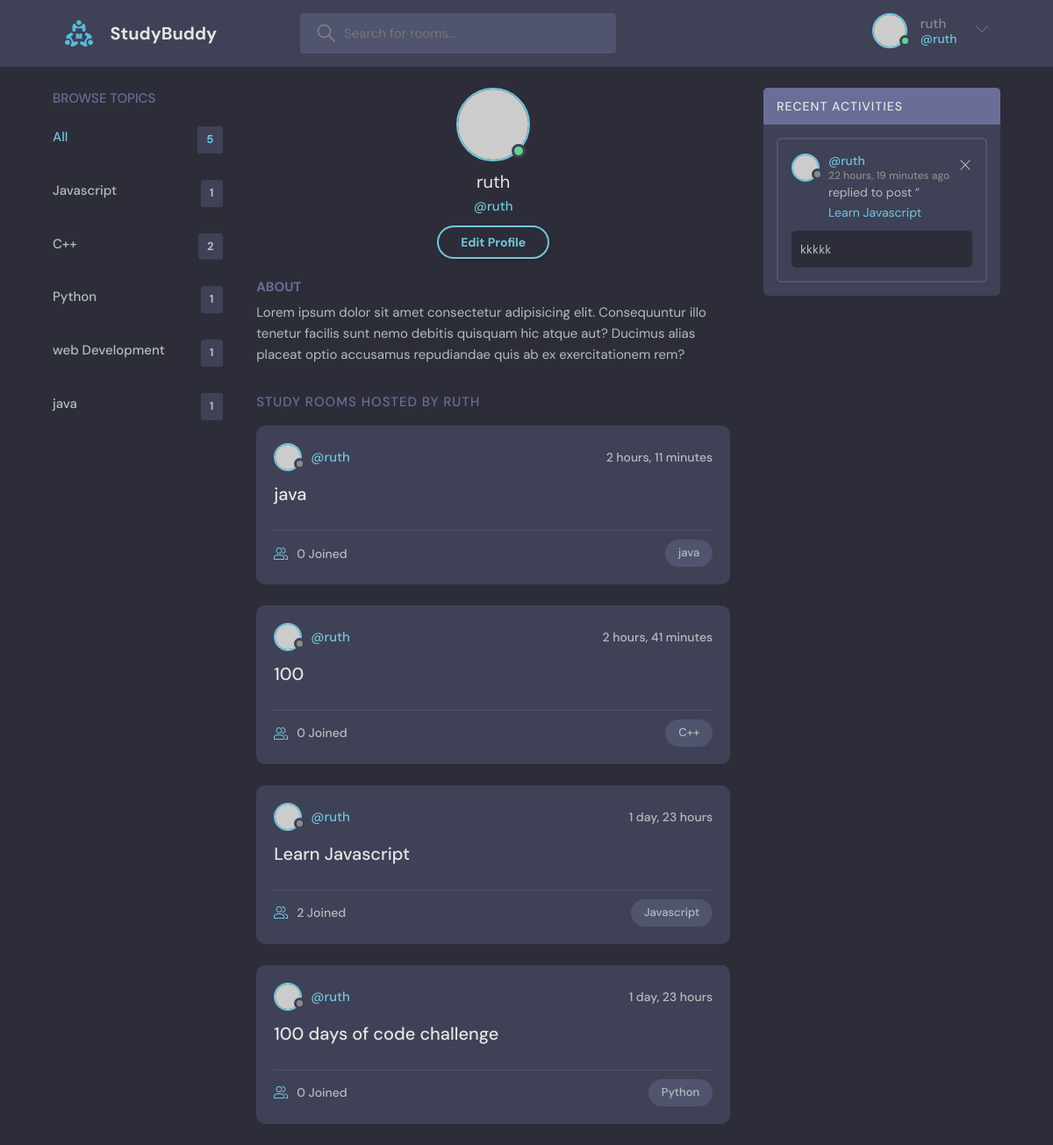
The app's page /user-profile/1/ (signed in) with its own data.
### base/models.py (models this page shows, shortened)
class Topic(models.Model):
    name = models.CharField(max_length=200)
    def __str__(self):
        return self.name

class Room(models.Model):
    host = models.ForeignKey(User, on_delete=models.SET_NULL, null=True)
    topic = models.ForeignKey(Topic, on_delete=models.SET_NULL, null=True)
    name = models.CharField(max_length=200)
    description = models.TextField(null=True, blank=True)
    participants = models.ManyToManyField(
        User, related_name='participants', blank=True)
    updated = models.DateTimeField(auto_now=True)
    created = models.DateTimeField(auto_now_add=True)
    class Meta:
        ordering = ['-updated', '-created']
    def __str__(self):
        return self.name

class Message(models.Model):
    user = models.ForeignKey(User, on_delete=models.CASCADE)
    room = models.ForeignKey(Room, on_delete=models.CASCADE)
    body = models.TextField()
    updated = models.DateTimeField(auto_now=True)
    created = models.DateTimeField(auto_now_add=True)
    class Meta:
        ordering = ['-updated', '-created']

### base/views.py (the view)
# urls.py: path('user-profile/<str:pk>/', views.userprofile, name="user-profile"),
def userprofile(request, pk):
    user = User.objects.get(id=pk)
    rooms = user.room_set.all()
    room_message = user.message_set.all()
    topics = Topic.objects.all()
    context = {'user': user, 'rooms': rooms,
               'room_message': room_message, 'topics': topics}
    return render(request, 'base/profile.html', context)

### base/templates/base/profile.html
{% extends 'main.html' %}
{% block content %}
  <main class="profile-page layout layout--3">
    <div class="container">
      {% include 'base/topics_component.html'%}
      <div class="roomList">
        <div class="profile">
          <div class="profile__avatar">
            <div class="avatar avatar--large active">
              <img src="https://randomuser.me/api/portraits/men/11.jpg" />
            </div>
          </div>
          <div class="profile__info">
            <h3>{{user.username}}</h3>
            <p>@{{user.username}}</p>
            <a href="edit-user.html" class="btn btn--main btn--pill">Edit Profile</a>
          </div>
          <div class="profile__about">
            <h3>About</h3>
            <p>
              Lorem ipsum dolor sit amet consectetur adipisicing elit. Consequuntur illo tenetur
              facilis sunt nemo debitis quisquam hic atque aut? Ducimus alias placeat optio
              accusamus repudiandae quis ab ex exercitationem rem?
            </p>
          </div>
        </div>
        <div class="roomList__header">
          <div>
            <h2>Study Rooms Hosted by {{user.username}}</a>
            </h2>
          </div>
        </div>
        {% include 'base/feed_component.html'%}
      </div>
      {% include 'base/activities_component.html'%}
    </div>
  </main>
  {% endblock content %}

### templates/navbar.html (shortened to what this page needs)
{% load static %}
<header class="header header--loggedIn">
   <div class="container">
     <a href="/" class="header__logo">
       <img src="{% static 'Images/logo.svg' %}" />
       <h1>StudyBuddy</h1>
     </a>
     <form class="header__search" method="GET" action="{% url 'home' %}">
       <label>
         <input placeholder="Search for rooms..." name="q" />
       </label>
     </form>
     <nav class="header__menu">
      {% if request.user.is_authenticated %}
       <div class="header__user">
         <a href="{% url 'user-profile' user.id%}">
           <div class="avatar avatar--medium active">
             <img src="https://randomuser.me/api/portraits/men/37.jpg" />
           </div>
           <p>{{request.user}} <span>@{{request.user}}</span></p>
         </a>
         <button class="dropdown-button">
           <svg version="1.1" xmlns="http://www.w3.org/2000/svg" width="32" height="32" viewBox="0 0 32 32">
             <title>chevron-down</title>
             <path d="M16 21l-13-13h-3l16 16 16-16h-3l-13 13z"></path>
           </svg>
         </button>
       </div>
       {% else %}
       <a href="{% url 'login' %}">
         <img src="{% static 'Images/avatar.svg' %}" />
         <p>Login</p>
       </a>
       {% endif %}
     </nav>
   </div>
 </header>

### base/templates/base/topics_component.html
<div class="topics">
    <div class="topics__header">
      <h2>Browse Topics</h2>
    </div>
    <ul class="topics__list">
      <li>
        <a href="{% url 'home'%}" class="active">All <span>{{topics.count}}</span></a>
      </li>
      {% for topic in topics%}
      <li>
        <a href="{% url 'home'%}?q={{topic.name}}">{{topic.name}} <span>{{topic.room_set.all.count}}</span></a>
      </li>
      {% endfor %}
    </ul>
  </div>

### base/templates/base/feed_component.html (shortened to what this page needs)
{% for room in rooms %}
<div class="roomListRoom">
    <div class="roomListRoom__header">
      <a href="{% url 'user-profile' room.host.id%}" class="roomListRoom__author">
        <div class="avatar avatar--small">
          <img src="https://randomuser.me/api/portraits/women/11.jpg" />
        </div>
        <span>@{{room.host.username}}</span>
      </a>
      <div class="roomListRoom__actions">
        <span>{{room.created|timesince}}</span>
      </div>
    </div>
    <div class="roomListRoom__content">
      <a href="{% url 'room' room.id %}">{{room.name}}</a>
    </div>
    <div class="roomListRoom__meta">
      <a href="{% url 'room' room.id %}" class="roomListRoom__joined">
        {{room.participants.all.count}} Joined
      </a>
      <p class="roomListRoom__topic">{{room.topic}}</p>
    </div>
  </div>
{% endfor %}

### base/templates/base/activities_component.html
<div class="activities">
        <div class="activities__header">
          <h2>Recent Activities</h2>
        </div>
        {% for message in room_message %}
        <div class="activities__box">
          <div class="activities__boxHeader roomListRoom__header">
            <a href="{% url 'user-profile' message.user.id %}" class="roomListRoom__author">
              <div class="avatar avatar--small">
                <img src="https://randomuser.me/api/portraits/women/11.jpg" />
              </div>
              <p>
                @{{message.user}}
                <span>{{message.created|timesince}} ago</span>
              </p>
            </a>
            <div class="roomListRoom__actions">
                {% if request.user == message.user %}
              <a href="{% url 'delete-message' message.id %}">
                <svg version="1.1" xmlns="http://www.w3.org/2000/svg" width="32" height="32" viewBox="0 0 32 32">
                  <title>remove</title>
                  <path
                    d="M27.314 6.019l-1.333-1.333-9.98 9.981-9.981-9.981-1.333 1.333 9.981 9.981-9.981 9.98 1.333 1.333 9.981-9.98 9.98 9.98 1.333-1.333-9.98-9.98 9.98-9.981z"
                  ></path>
                </svg>
              </a>
              {% endif %}
            </div>
          </div>
          <div class="activities__boxContent">
            <p>replied to post “<a href="{% url 'room' message.room.id%}">{{message.room}}</a></p>
            <div class="activities__boxRoomContent">
                {{message.body}}
            </div>
          </div>
        </div>
        {% endfor %}
      </div>

### records on screen
Topic: name "Javascript", room_set.all.count "1"
Topic: name "C++", room_set.all.count "2"
Topic: name "Python", room_set.all.count "1"
Topic: name "web Development", room_set.all.count "1"
Topic: name "java", room_set.all.count "1"
Room: host.username "ruth", created "2 hours, 11 minutes", name "java", participants.all.count "0", topic "java"
Room: host.username "ruth", created "2 hours, 41 minutes", name "100", participants.all.count "0", topic "C++"
Room: host.username "ruth", created "1 day, 23 hours", name "Learn Javascript", participants.all.count "2", topic "Javascript"
Room: host.username "ruth", created "1 day, 23 hours", name "100 days of code challenge", participants.all.count "0", topic "Python"
Message: user "ruth", created "22 hours, 19 minutes", room "Learn Javascript", body "kkkkk"

### other values on screen
{{ request.user }} "ruth"
{{ topics.count }} "5"
{{ user.username }} "ruth"
{{ user.username }} "RUTH"
